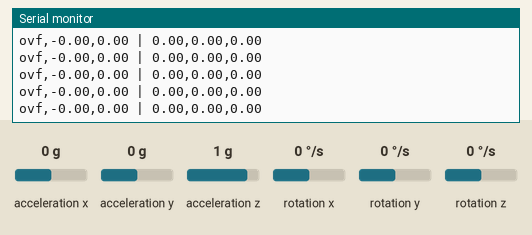
A sketch run on a simulated Arduino Uno, built with avr-gcc and run on an emulated ATmega328P. Shown: the last lines printed to the serial monitor. The inputs (shaded band) are chosen by the test bench; at power-on: acceleration x 0 g, acceleration y 0 g, acceleration z 1 g, rotation z 0 °/s, rotation x 0 °/s, rotation y 0 °/s.

Above: at 8.3 s.
8.4 s: acceleration x set to -1.4 g
At 9.5 s:
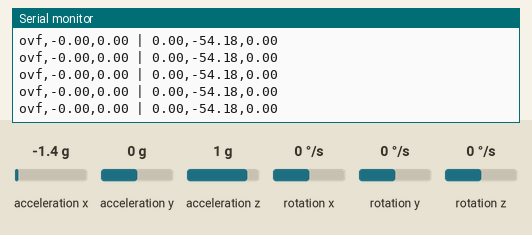
9.9 s: acceleration y set to -1.4 g
At 10.8 s:
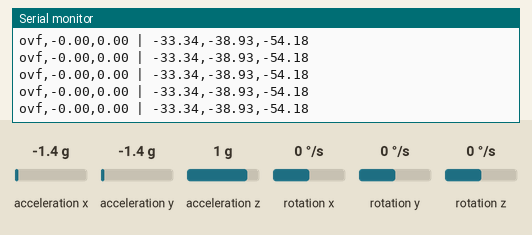
11.4 s: acceleration z set to -1.4 g
At 12.4 s:
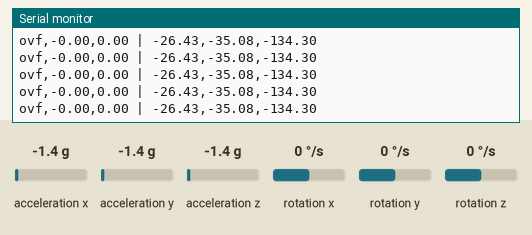
12.9 s: rotation z set to -192 °/s
At 13.7 s:
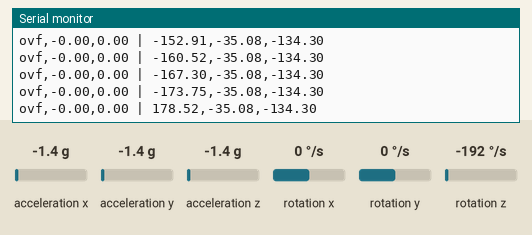
Timing chart, 0 to 15.4 s (numbered marks = the images above; inputs shaded):
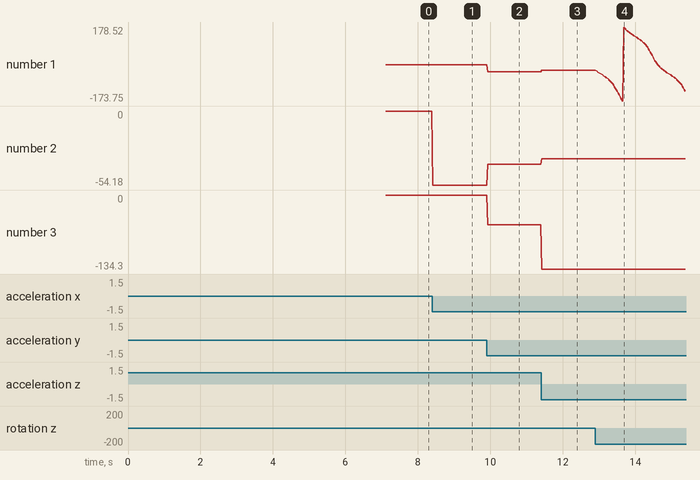

Measured:
- after the input at 8.4 s, the serial monitor: prints a new line at once (image 1)
- after the input at 9.9 s, the serial monitor: prints a new line at once (image 2)
- after the input at 11.4 s, the serial monitor: prints a new line at once (image 3)
- after the input at 12.9 s, the serial monitor: prints a new line at once (image 4)
- plotted number 1: 0 → -33.34 after the input at 9.9 s, -33.34 → -26.43 after the input at 11.4 s, -26.43 → -127.37 after the input at 12.9 s
- plotted number 2: 0 → -54.18 after the input at 8.4 s, -54.18 → -38.93 after the input at 9.9 s, -38.93 → -35.08 after the input at 11.4 s
- plotted number 3: -54.18 → -134.3 after the input at 11.4 s

The sketch:

GyverMPU6050_2_modules.ino
```cpp
#include "I2Cdev.h"
#include "MPU6050_6Axis_MotionApps20.h"
MPU6050 mpu(0x68);
MPU6050 mpu1(0x69);

uint8_t fifoBuffer[45];         // буфер
void setup() {
  Serial.begin(115200);
  Wire.begin();
  //Wire.setClock(1000000UL);   // разгоняем шину на максимум
  // инициализация DMP
  mpu.initialize();
  delay(3000);
  mpu.dmpInitialize();
  mpu.setDMPEnabled(true);
  delay(100);
  mpu1.initialize();
  delay(3000);
  mpu1.dmpInitialize();
  mpu1.setDMPEnabled(true);
}
void loop() {
  static uint32_t tmr;
  if (millis() - tmr >= 11) {  // таймер на 11 мс (на всякий случай)
    if (mpu.dmpGetCurrentFIFOPacket(fifoBuffer)) {
      // переменные для расчёта (ypr можно вынести в глобал)
      Quaternion q;
      VectorFloat gravity;
      float ypr[3];
      float ypr1[3];

      // расчёты
      mpu.dmpGetQuaternion(&q, fifoBuffer);
      mpu.dmpGetGravity(&gravity, &q);
      mpu.dmpGetYawPitchRoll(ypr, &q, &gravity);
      mpu1.dmpGetQuaternion(&q, fifoBuffer);
      mpu1.dmpGetGravity(&gravity, &q);
      mpu1.dmpGetYawPitchRoll(ypr, &q, &gravity);
      // выводим результат в радианах (-3.14, 3.14)
      Serial.print(ypr1[0]*57); // вокруг оси Z
      Serial.print(',');
      Serial.print(ypr1[1]*57); // вокруг оси Y
      Serial.print(',');
      Serial.print(ypr1[2]*57); // вокруг оси X
      Serial.print(" | ");
      Serial.print(ypr[0]*57); // вокруг оси Z
      Serial.print(',');
      Serial.print(ypr[1]*57); // вокруг оси Y
      Serial.print(',');
      Serial.print(ypr[2]*57); // вокруг оси X
      Serial.println();
      // для градусов можно использовать degrees()
      tmr = millis();  // сброс таймера
    }
  }
}
```
